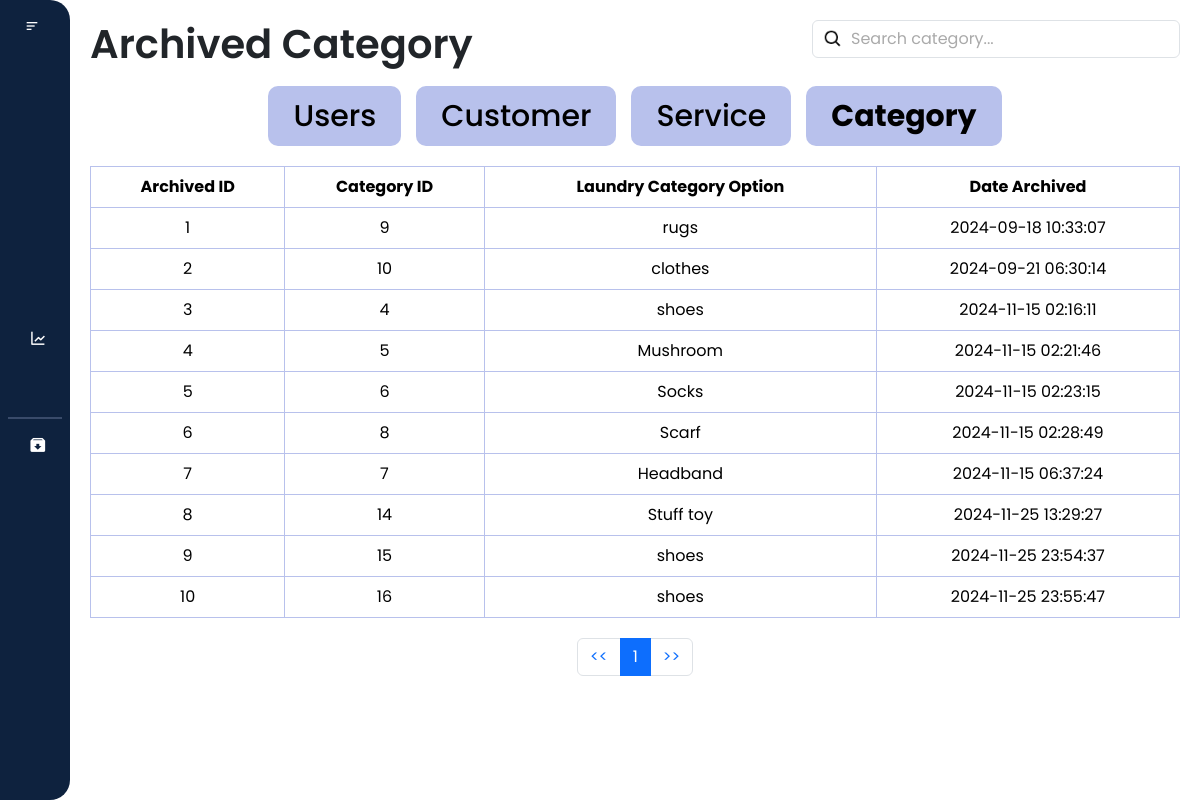
The app's page /laundry_system/archived/archive_category.php (signed in), older data.
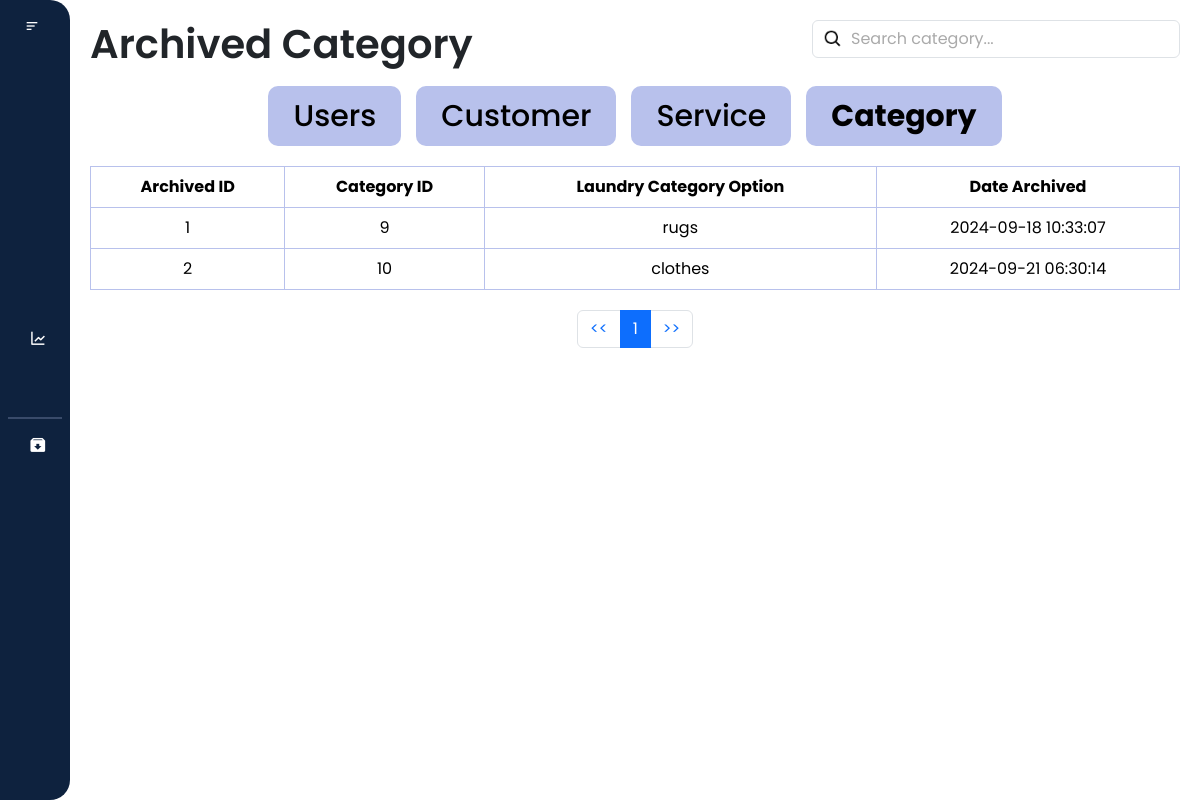
The same page, newer data.
### tables this page shows
CREATE TABLE `archived_category` (
  `archive_id` int(11) NOT NULL,
  `category_id` int(11) NOT NULL,
  `laundry_category_option` varchar(255) NOT NULL,
  `archived_at` timestamp NOT NULL DEFAULT current_timestamp()
);

### laundry_system/archived/archive_category.php (the view, shortened to what this page needs)
<?php
require '../database.php';
$user_role = $_SESSION['user_role'];
?>
<!DOCTYPE html>
<html lang="en">
<head>
    <link href="https://cdn.jsdelivr.net/npm/bootstrap@5.3.3/dist/css/bootstrap.min.css" rel="stylesheet"
>
    <link href="https://cdn.lineicons.com/4.0/lineicons.css" rel="stylesheet" />
    <link href='https://unpkg.com/boxicons@2.1.4/css/boxicons.min.css' rel='stylesheet'>
    <link rel="stylesheet" href="archive_category.css">
</head>
<body>
    <div class="wrapper">
        <aside id="sidebar">
            <div class="d-flex">
                <button id="toggle-btn" type="button">
                    <i class="bx bx-menu-alt-left"></i>
                </button>
            </div>
            <ul class="sidebar-nav">
                <?php if ($user_role === 'admin') : ?>
                    <li class="sidebar-item">
                    <a href="/laundry_system/dashboard/dashboard.php" class="sidebar-link"
                            data-bs-toggle="tooltip"
                            data-bs-placement="right"
                            data-bs-title="Dashboard">
                        </a>
                    </li>
                    <li class="sidebar-item">
                    <a href="/laundry_system/profile/profile.php" class="sidebar-link"
                            data-bs-toggle="tooltip"
                            data-bs-placement="right"
                            data-bs-title="Profile">
                        </a>
                    </li>
                    <li class="sidebar-item">
                    <a href="/laundry_system/users/users.php" class="sidebar-link"
                            data-bs-toggle="tooltip"
                            data-bs-placement="right"
                            data-bs-title="Users">
                        </a>
                    </li>
                    <li class="sidebar-item">
                        <a href="/laundry_system/records/customer.php" class="sidebar-link has-dropdown collapsed" data-bs-toggle="collapse"
                            data-bs-target="#records" aria-expanded="false" aria-controls="records">
                        </a>
                    </li>
                    <li class="sidebar-item">
                    <a href="/laundry_system/transaction/transaction.php" class="sidebar-link"
                            data-bs-toggle="tooltip"
                            data-bs-placement="right"
                            data-bs-title="Transactions">
                        </a>
                    </li>
                    <li class="sidebar-item">
                    <a href="/laundry_system/sales_report/report.php" class="sidebar-link"
                            data-bs-toggle="tooltip"
                            data-bs-placement="right"
                            data-bs-title="Sales Report">
                            <i class='bx bx-line-chart'></i>
                        </a>
                    </li>
                    <li class="sidebar-item">
                    <a href="/laundry_system/settings/setting.php" class="sidebar-link"
                            data-bs-toggle="tooltip"
                            data-bs-placement="right"
                            data-bs-title="Settings">
                        </a>
                    </li>
                    <hr style="border: 1px solid #b8c1ec; margin: 8px">
                    <li class="sidebar-item">
                        <a href="#" class="sidebar-link has-dropdown collapsed" data-bs-toggle="collapse"
                        data-bs-target="#archived" aria-expanded="false" aria-controls="archived">
                            <i class='bx bxs-archive-in'></i>
                        </a>
                    </li>
                <?php endif; ?>
            </ul>
            <div class="sidebar-footer">
            <a href="javascript:void(0)" class="sidebar-link" id="btn_logout"
                    data-bs-toggle="tooltip"
                    data-bs-placement="right"
                    data-bs-title="Logout">
                </a>
            </div>
        </aside>
        <div class="main-content">
            <nav>
                <div class="d-flex justify-content-between" id="navbar">
                    <h1>Archived Category</h1>
                    <div class="search_bar" m-1>
                        <input class="form-control" type="text" id="filter_category" placeholder="Search category...">
                    </div>
                </div>
            </nav>
            <div class="buttons">
            <div class="user_button">
                    <a href="archive_users.php" class="button" id="userBtn">Users</a>
                </div>
                <div class="customer_button">
                    <a href="archive_customer.php" class="button" id="customerBtn">Customer</a>
                </div>
                <div class="service_button">
                    <a href="archive_service.php" class="button" id="serviceBtn">Service</a>
                </div>
                <div class="category_button">
                    <a href="archive_category.php" class="button" id="categoryBtn"><b>Category</b></a>
                </div>
            </div>
            <div class="table-responsive">
                <table class="table table-bordered text-center">
                        <thead>
                            <tr class="bg-dark text-white">
                                <th>Archived ID</th>
                                <th>Category ID</th>
                                <th>Laundry Category Option</th>
                                <th>Date Archived</th>
                            </tr>
                        </thead>
                        <tbody id = "archive_category_table">
                            <?php
                            $query = "SELECT * FROM archived_category";
                            $result = mysqli_query($conn, $query);
                            if ($result && $result->num_rows > 0) {
                                while ($row = mysqli_fetch_assoc($result)) {
                                ?>
                                    <tr>
                                        <td><?php echo $row['archive_id']; ?></td>
                                        <td><?php echo $row['category_id']; ?></td>
                                        <td><?php echo $row['laundry_category_option']; ?></td>
                                        <td><?php echo $row['archived_at']; ?></td>
                                    </tr>
                                <?php
                                    }
                            } else {
                            ?>
                            <tr>
                                <td colspan="4">No archived laundry category option found.</td>
                            </tr>
                                <?php
                            }
                            ?>
                        </tbody>
                </table>
            </div>
            <nav aria-label="Page navigation">
                <ul class="pagination justify-content-center" id="pagination">
                </ul>
            </nav>
        </div>
    </div>
</body>

### laundry_system/archived/archive_category.css (style rules this page uses)
* { margin: 0; padding: 0; font-family: "Poppins", sans-serif; box-sizing: border-box; }
html { scroll-behavior: smooth; }
.wrapper { display: flex; width: 100%; height: 100vh; }
.main-content { flex: 1; overflow-y: auto; padding: 20px; transition: margin-left 0.5s ease; }
#sidebar { display: flex; height: 100%; width: 70px; min-width: 70px; z-index: 1000; transition: all .25s ease-in-out; flex-direction: column; background-color: #0e223e; border-radius: 0 20px 20px 0; }
a { text-decoration: none; }
li { list-style: none; }
h1 { font-weight: 600; font-size: 1.5 rem; }
.wrapper { display: flex; }
#sidebar { display: flex; width: 70px; min-width: 70px; z-index: 1000; transition: all 0.25s ease-in-out; flex-direction: column; background-color: #0e223e; border-radius: 0 20px 20px 0; }
#toggle-btn { background-color: transparent; cursor: pointer; border: 0; padding: 1rem 1.5rem; }
#toggle-btn i { font-size: 1.5 rem; color: #fff; }
.sidebar-nav { padding: 2rem 0; flex: 1 1 auto; }
a.sidebar-link { padding: 0.625rem 1.625rem; color: #fff; display: block; font-size: 0.9rem; white-space: nowrap; border-left: 3px solid transparent; text-decoration: none; }
.sidebar-link i { font-size: 1.1rem; margin-right: 0.75rem; }
.sidebar-item { position: relative; }
.table-responsive { padding: 20px 0; }
.table { width: 100%; margin: 0; border-collapse: collapse; border: #b8c1ec; }
.buttons { display: flex; flex-direction: row; gap: 15px; flex-wrap: wrap; justify-content: center; margin-top: 10px; }
.button { display: inline-flex; align-items: center; justify-content: center; height: 60px; padding: 15px 25px; background-color: #b8c1ec; color: #000; text-align: center; text-decoration: none; border-radius: 10px; font-size: 30px; font-weight: 500; margin: 0; gap: 10px; transition: background-color 0.3s ease; }
.search_bar { position: relative; }
.search_bar .form-control { padding-left: 38px; }
.search_bar .form-control::placeholder { color: #aaa; }
.search_bar .form-control { background-image: url('/laundry_system/images/search.png'); background-repeat: no-repeat; background-position: 10px center; background-size: 20px 20px; }

Row changes from the older to the newer data that the page shows:
removed archived_category: archive_id "3", category "4", laundry_category_option "shoes", archived_at "2024-11-15 02:16:11"
removed archived_category: archive_id "4", category "5", laundry_category_option "Mushroom", archived_at "2024-11-15 02:21:46"
removed archived_category: archive_id "5", category "6", laundry_category_option "Socks", archived_at "2024-11-15 02:23:15"
removed archived_category: archive_id "6", category "8", laundry_category_option "Scarf", archived_at "2024-11-15 02:28:49"
removed archived_category: archive_id "7", category "7", laundry_category_option "Headband", archived_at "2024-11-15 06:37:24"
removed archived_category: archive_id "8", category "14", laundry_category_option "Stuff toy", archived_at "2024-11-25 13:29:27"
removed archived_category: archive_id "9", category "15", laundry_category_option "shoes", archived_at "2024-11-25 23:54:37"
removed archived_category: archive_id "10", category "16", laundry_category_option "shoes", archived_at "2024-11-25 23:55:47"
